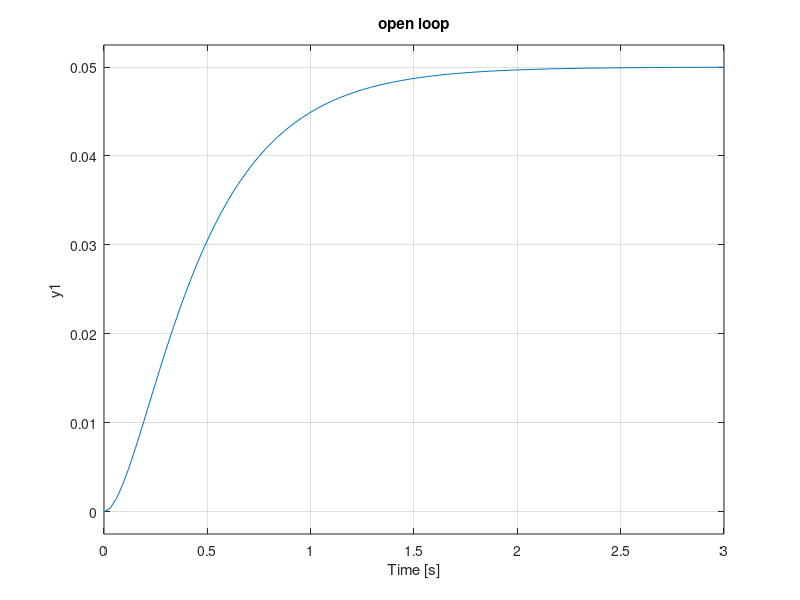
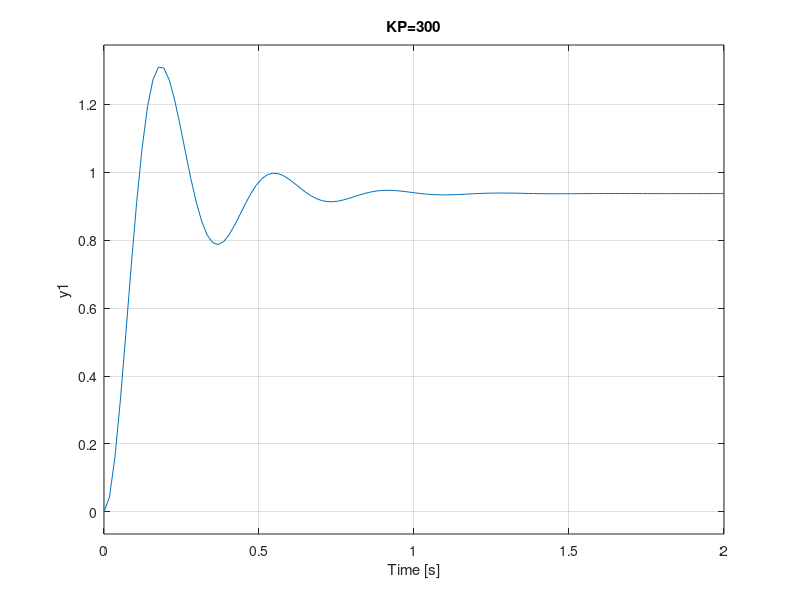
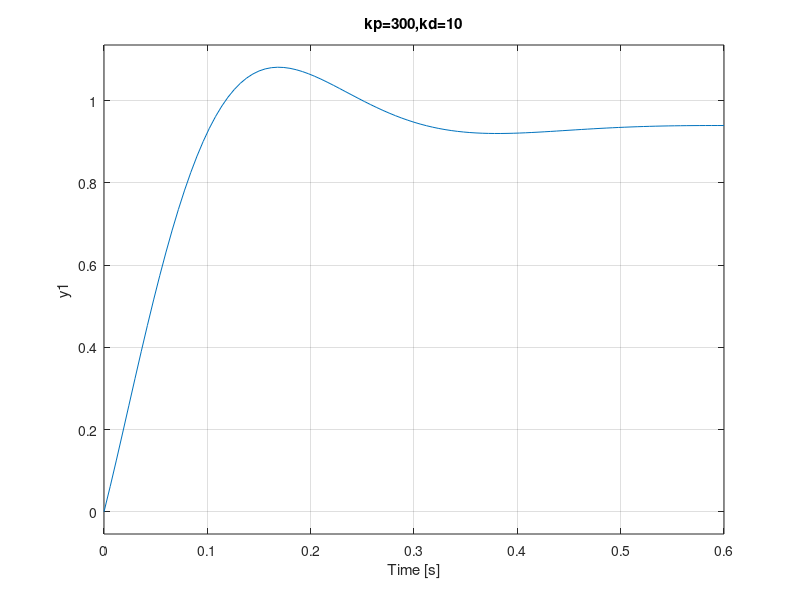
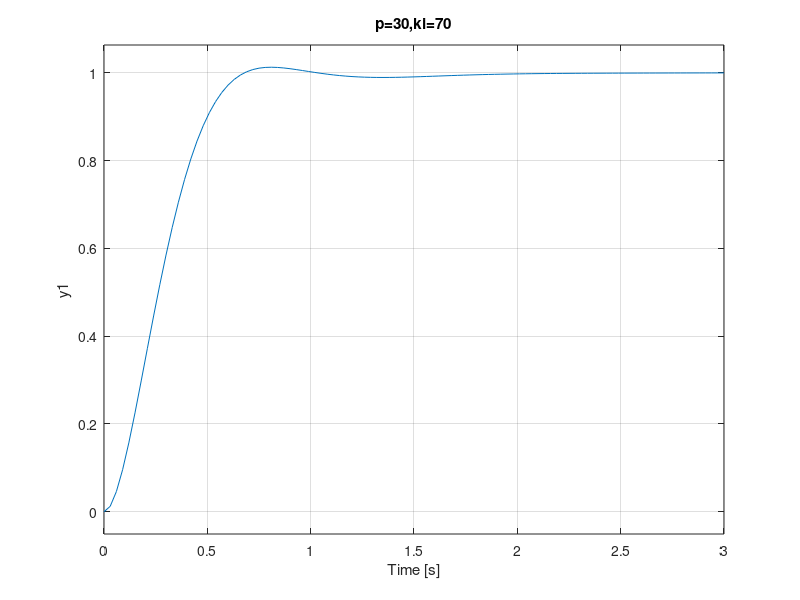

The MATLAB source for these figures, in order:
%%PID CONTROLLERS
%%Open loop step response
num=[1];
den=[1 10 20];
plant=tf(num,den);
figure(1);
step(plant)
title('open loop')
%%Proportional control
Kp=300;
contr=Kp;
sys=feedback(contr*plant,1);
figure(2);
step(sys)
title('KP=300')

%%Proportional Derivative control
Kp=300;
Kd=10;
contr=tf([Kd Kp],1);
sys=feedback(contr*plant,1);
figure(3);
step(sys)
title('kp=300,kd=10')

%%Proportional Integral control
Kp=30;
Ki=70;
contr=tf([Kp Ki],[1 0]);
sys=feedback(contr*plant,1);
figure(4);
step(sys)
title('p=30,ki=70')

%%Proportional Integral Derivative control
Kp=350;
Kd=50;
Ki=300
contr=tf([Kd Kp Ki],[1,0]);
sys=feedback(contr*plant,1);
figure(5);
step(sys)
title('Kp=350,Ki=300,kd=50')
